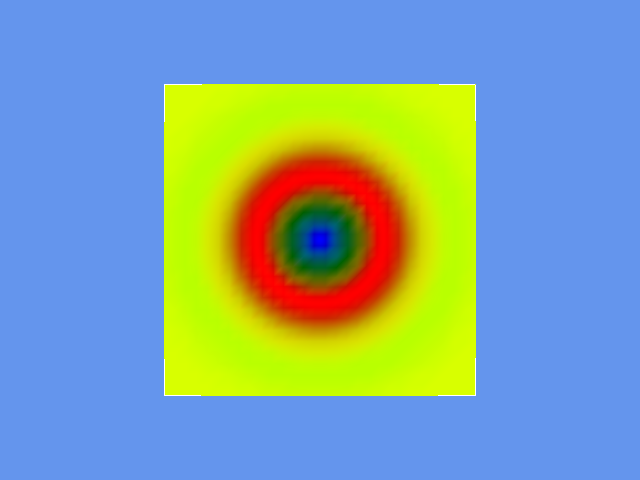

Write the Python code that produced this figure.
#!/usr/bin/env python

# Warp a flat structured grid by a procedural vector field to show displacement.

import math

# Factory overrides: importing these modules registers the OpenGL rendering
# and interaction style implementations for vtkRenderingCore factory classes.
import vtkmodules.vtkInteractionStyle  # noqa: F401
import vtkmodules.vtkRenderingOpenGL2  # noqa: F401

# VTK pipeline classes used in this example
from vtkmodules.vtkCommonCore import vtkFloatArray, vtkPoints
from vtkmodules.vtkCommonDataModel import vtkStructuredGrid
from vtkmodules.vtkFiltersCore import vtkPolyDataNormals
from vtkmodules.vtkFiltersGeneral import vtkWarpVector
from vtkmodules.vtkFiltersGeometry import vtkStructuredGridGeometryFilter
from vtkmodules.vtkFiltersModeling import vtkOutlineFilter
from vtkmodules.vtkRenderingCore import (
    vtkActor,
    vtkPolyDataMapper,
    vtkRenderWindow,
    vtkRenderWindowInteractor,
    vtkRenderer,
)

# Colors (normalized RGB)
cornflower_blue = (0.392, 0.584, 0.929)
white = (1.0, 1.0, 1.0)

# Source: build a 30x30x1 flat grid with a radial displacement vector field
nx, ny, nz = 30, 30, 1

points = vtkPoints()
vectors = vtkFloatArray()
vectors.SetNumberOfComponents(3)
vectors.SetName("Displacement")

scalars = vtkFloatArray()
scalars.SetNumberOfComponents(1)
scalars.SetName("Height")

for j in range(ny):
    for i in range(nx):
        x = i / (nx - 1.0) * 4.0 - 2.0
        y = j / (ny - 1.0) * 4.0 - 2.0
        z = 0.0
        points.InsertNextPoint(x, y, z)
        r = math.sqrt(x * x + y * y) + 1e-10
        height = math.exp(-r * r) * math.cos(2.0 * math.pi * r / 2.0)
        vectors.InsertNextTuple3(0.0, 0.0, height)
        scalars.InsertNextValue(height)

sg = vtkStructuredGrid()
sg.SetDimensions(nx, ny, nz)
sg.SetPoints(points)
sg.GetPointData().SetVectors(vectors)
sg.GetPointData().SetScalars(scalars)

# Filter: extract the surface of the structured grid
surface = vtkStructuredGridGeometryFilter()
surface.SetInputData(sg)

# Filter: warp the flat surface by the displacement vector
warp = vtkWarpVector()
warp.SetInputConnection(surface.GetOutputPort())
warp.SetScaleFactor(1.0)

# Filter: recompute normals for smooth shading
normals = vtkPolyDataNormals()
normals.SetInputConnection(warp.GetOutputPort())
normals.SetFeatureAngle(60)

warp_mapper = vtkPolyDataMapper()
warp_mapper.SetInputConnection(normals.GetOutputPort())
warp_mapper.SetScalarRange(sg.GetScalarRange())

warp_actor = vtkActor()
warp_actor.SetMapper(warp_mapper)

# Filter: outline around the original grid
outline = vtkOutlineFilter()
outline.SetInputData(sg)

outline_mapper = vtkPolyDataMapper()
outline_mapper.SetInputConnection(outline.GetOutputPort())

outline_actor = vtkActor()
outline_actor.SetMapper(outline_mapper)
outline_actor.GetProperty().SetColor(white)

# Renderer: assemble the scene
renderer = vtkRenderer()
renderer.AddActor(warp_actor)
renderer.AddActor(outline_actor)
renderer.SetBackground(cornflower_blue)

# Window: display the rendered scene
render_window = vtkRenderWindow()
render_window.AddRenderer(renderer)
render_window.SetWindowName("warp vector")
render_window.SetMultiSamples(0)
render_window.SetSize(640, 480)

# Interactor: handle mouse and keyboard events
render_window_interactor = vtkRenderWindowInteractor()
render_window_interactor.SetRenderWindow(render_window)

# Launch the interactive visualization
render_window_interactor.Initialize()
render_window_interactor.Start()
